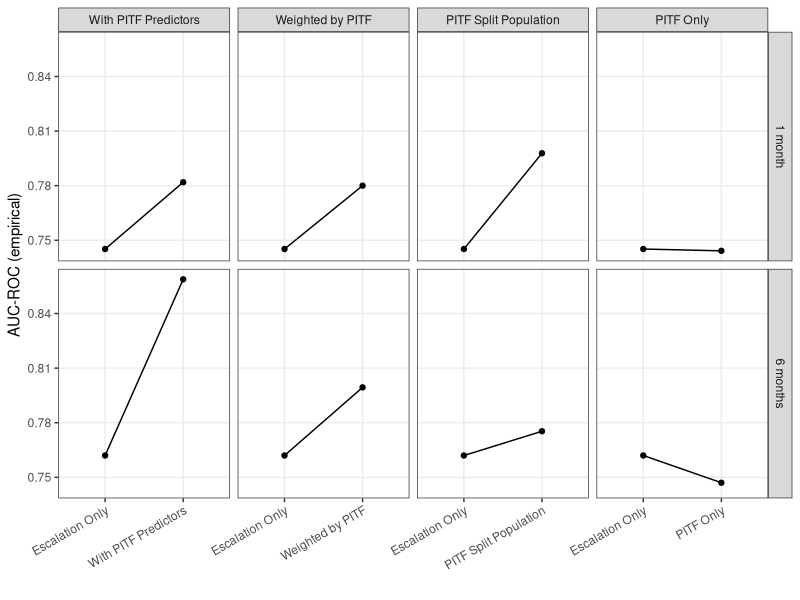

This figure's R source:
#
#   Generate Figure A.2., Comparing Escalation to alternative models in B&S
#   Table 2.
#

library(ggplot2)
library(readr)
library(dplyr)
library(tidyr)
library(here)

dir.create(here("rep_nosmooth/output/figures"), showWarnings = FALSE)

table2_nosmooth <- read_csv(here("rep_nosmooth/output/tables/table2-nosmooth.csv"))

model_lvls <- colnames(table2_nosmooth)[-c(1:2)]

df <- table2_nosmooth %>%
  rename(Spec = Model) %>%
  pivot_longer(`Escalation Only`:`PITF Only`, names_to = "Model", values_to = "auc_roc") %>%
  mutate(Model = factor(Model, levels = model_lvls)) %>%
  nest(data = c(Spec, auc_roc))

pairs <- full_join(
  df %>% filter(Model!="Escalation Only"),
  df %>% filter(Model=="Escalation Only") %>% rename(data2 = data) %>% select(horizon, data2),
  by = c("horizon")
) %>%
  pivot_longer(data:data2, names_to = "xname", values_to = "data") %>%
  mutate(xname = ifelse(xname=="data", as.character(Model), "Escalation Only"),
         xname = factor(xname, levels = model_lvls))

p <- pairs %>%
  unnest(data) %>%
  ggplot(aes(x = xname, y = auc_roc)) +
  facet_grid(horizon ~ Model, scales = "free_x") +
  geom_point() +
  geom_line(aes(group = Spec)) +
  theme_bw() +
  theme(panel.grid.minor = element_blank(),
        axis.text.x = element_text(angle = 30, hjust = 1)) +
  labs(x = "", y = "AUC-ROC (empirical)")

ggsave(plot=p,
       filename = here("rep_nosmooth/output/figures/fig-A2-table2-pairs.png"),
       height = 5, width = 8)

